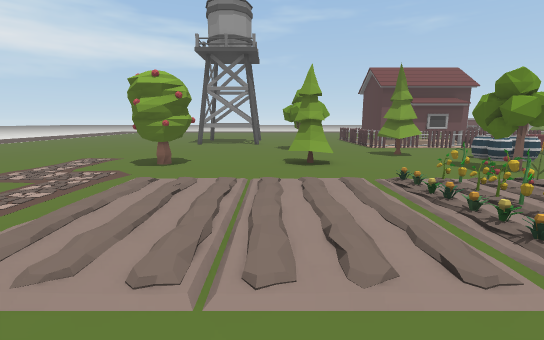
[1] (above)

24 first-person views from a walk through a Unity game level. The camera is 1.5 m above the floor, tilts 10° down and sees 90° across. The floor is counted in squares, 1 m on a side. Each view is taken from the middle of a square. On the plan, view 1 faces up. The plan holds only what a view shows up to about 14 squares ahead; the rest is blank. The place goes on beyond the plan. The player is left out. Some animated figures are not drawn. Some surface patterns are stand-ins.

[2]
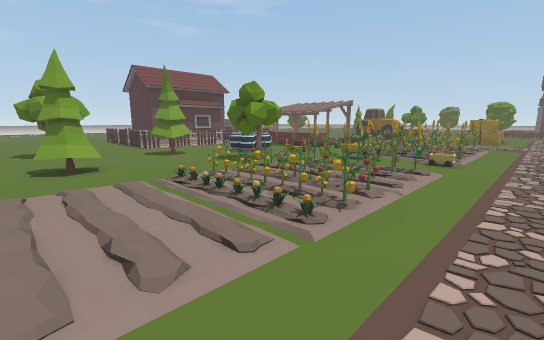

[3]
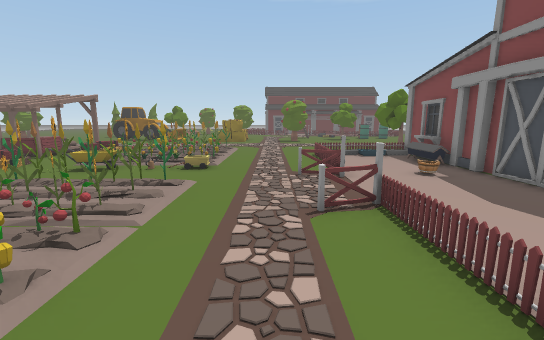

[4]
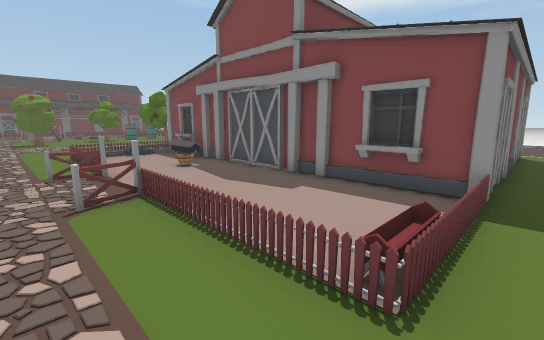

[5]
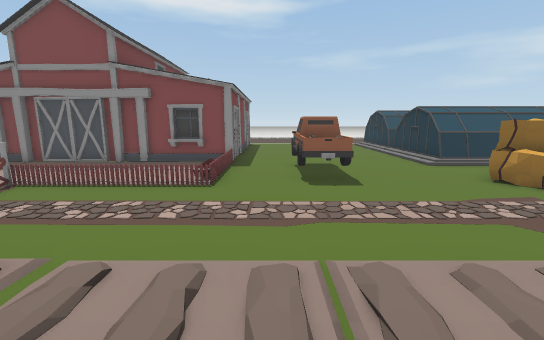

[6]
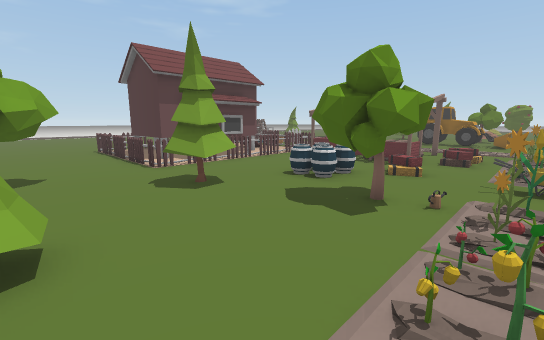

[7]
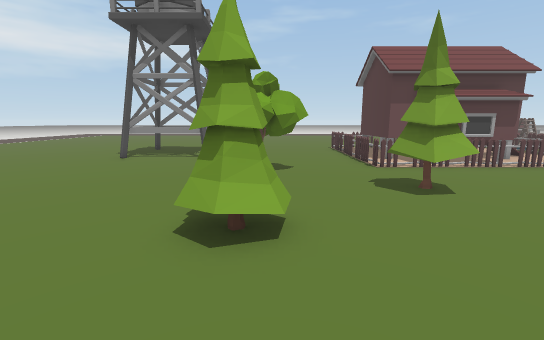

[8]
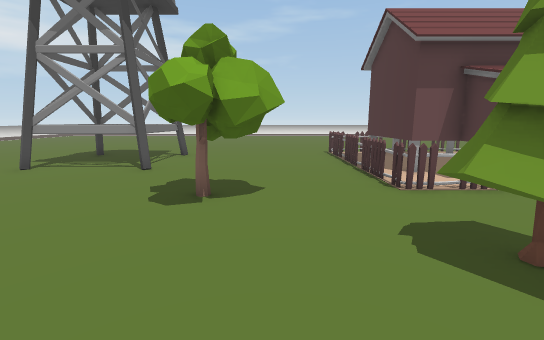

[9]
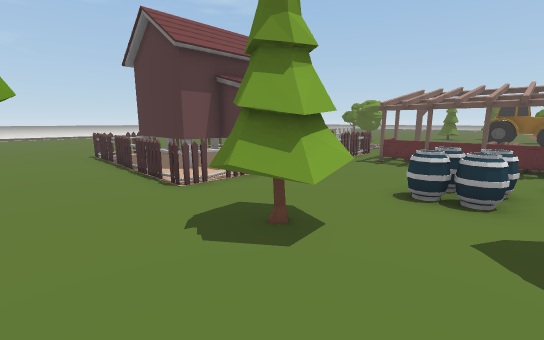

[10]
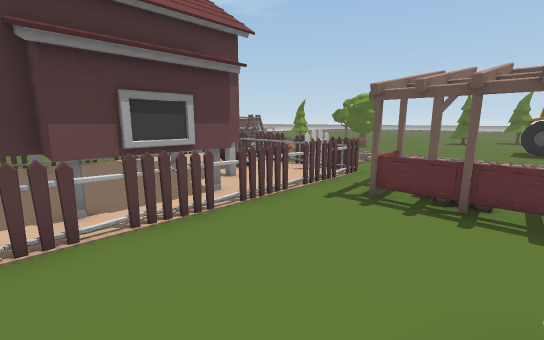

[11]
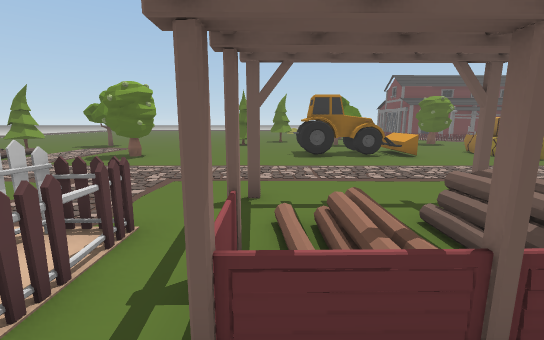

[12]
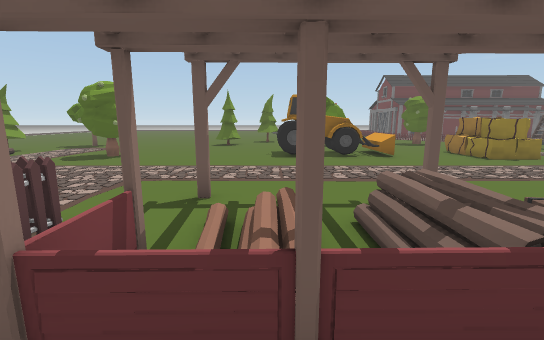

[13]
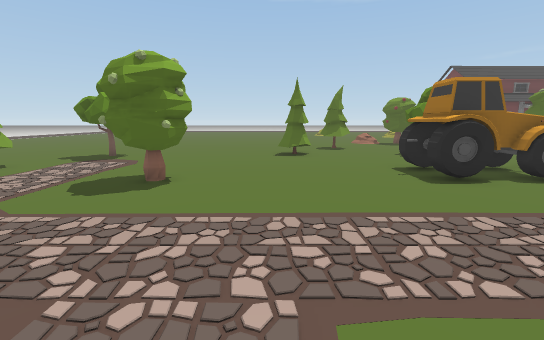

[14]
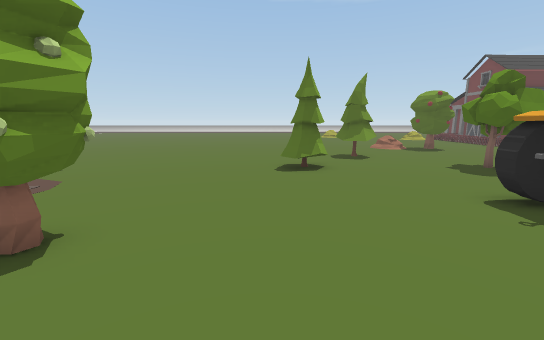

[15]
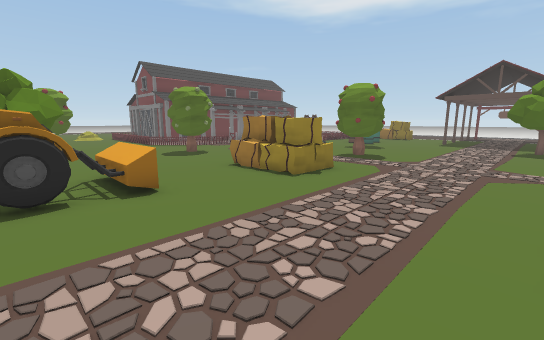

[16]
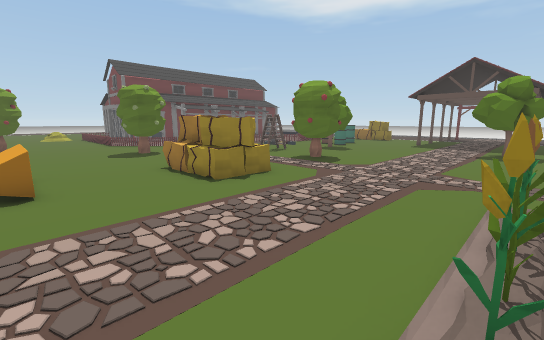

[17]
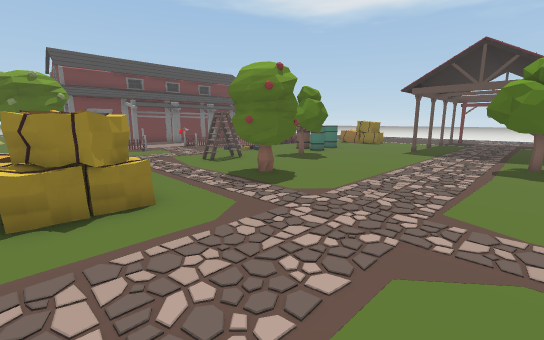

[18]
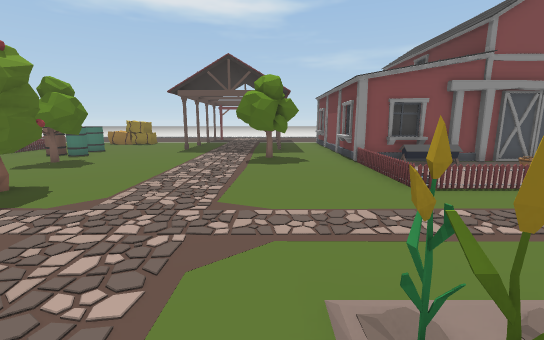

[19]
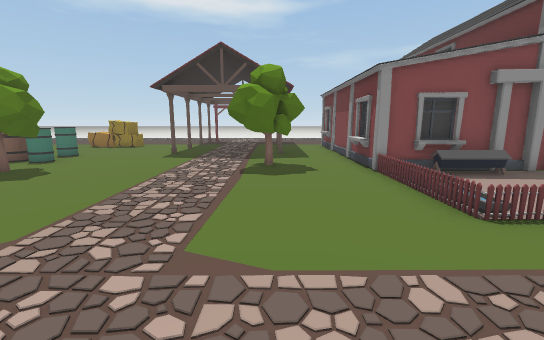

[20]
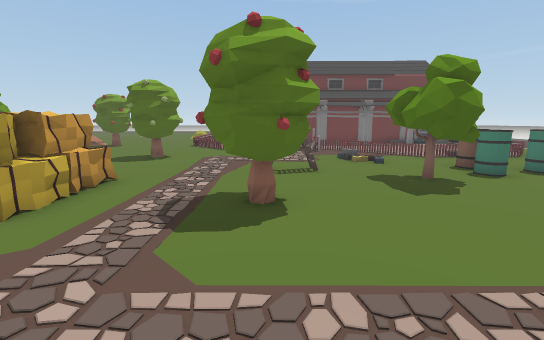

[21]
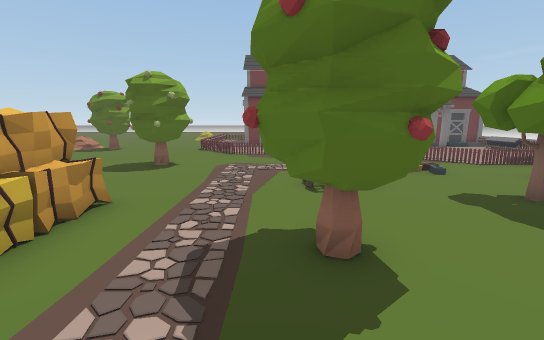

[22]
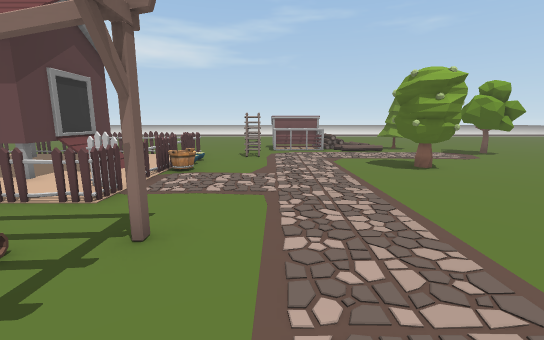

[23]
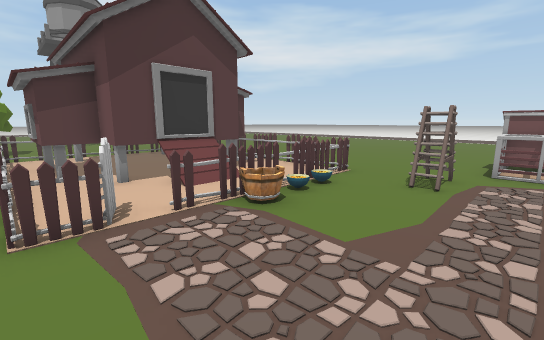

[24]
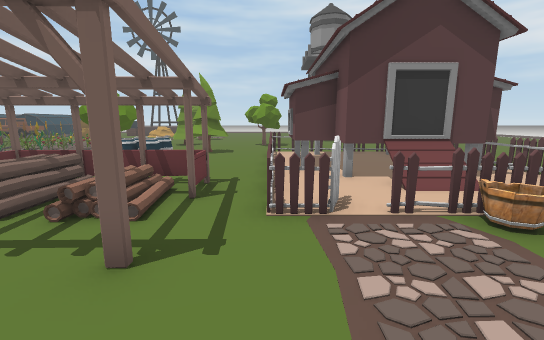

### Floor plan
Key: @ floor where view 1 was taken; # wall or solid block; x gap in a wall; . main floor; : floor 0.25 m higher than the main floor; / step, stairs or slope; = window, fence, low wall or low ledge; ^ raised ledge; O other object.
Columns run from 7 left of view 1 to 31 right of it. Each row starts with its distance up from view 1.
 25          .....        .....O. ......O
 24 ...... ......=x=====#==..#.........OOO.
 23 .............x..###....=.#..........O..
 22 ..OOOOO......=#     #.=................
 21 ..O...O......=#    ##..=......OO ......
 20 ..O...O......=#     #:.O......OOO......
 19 ..#OOO#......=#     #:.O.......O.......
 18 .............=#######.#=...............
 17 .............#.####...#=.............O.
 16 ........OOO..=x=====#===.............OO
 15 ........OOO..........................O.
 14 .............O......==..#..............
 13 ............OOO.....=#O=.......#=#.....
 12 ............OO..OO..=..........###.....
 11 ... ....  ......OO..###=.......### ..O.
 10 ..OOO...OO....OOOO..#=##.......###  OOO
  9 ...OO....O....OOO.//./ =  .....###..OO
  8 ..............OO.....=//.......OOO.....
  7 ....//.//.....x..OO ../................
  6  ...:./:::/=:=##.OO#=.=##..............
  5   ...::::://.=##.OO#=.=##..............
  4   ..:.:.::/===##..//===##.....^#^^....O
  3    .::/:::/===##..//===##.....####...OO
  2    .../..//==.....//==........#===...OO
  1   .....................................
  0   .....@...............................
 -1  .............O..O............OOO......
 -2 #=...OO..OOOOOO.OOOOOOO.......OOO.##...
 -3 #....OO..:...........//........O..##...
 -4 .....OO..O...........//................
 -5 ..... O..O...........//.........OOO.//.
 -6 ^/...  ..O############/...O.....OOO.//
 -7 ^/.......###        ###.OOO......O ....
 -8 #/..  ...#            #. O .......OO..O

Positions as (right, up) in squares from view 1, and headings:
1: (0, 0), facing up
2: (0, 0), facing up-right
3: (2, 0), facing right
4: (1, 0), facing down-right
5: (0, 5), facing down
6: (2, 6), facing up-right
7: (2, 6), facing up
8: (3, 10), facing up
9: (3, 10), facing up-right
10: (8, 12), facing up-right
11: (12, 14), facing right
12: (12, 13), facing right
13: (17, 17), facing right
14: (21, 17), facing right
15: (18, 10), facing down-right
16: (17, 8), facing down-right
17: (18, 4), facing down-right
18: (18, 4), facing down
19: (18, 2), facing down
20: (19, -2), facing right
21: (21, -1), facing right
22: (19, 11), facing up
23: (20, 16), facing up-left
24: (20, 16), facing left
